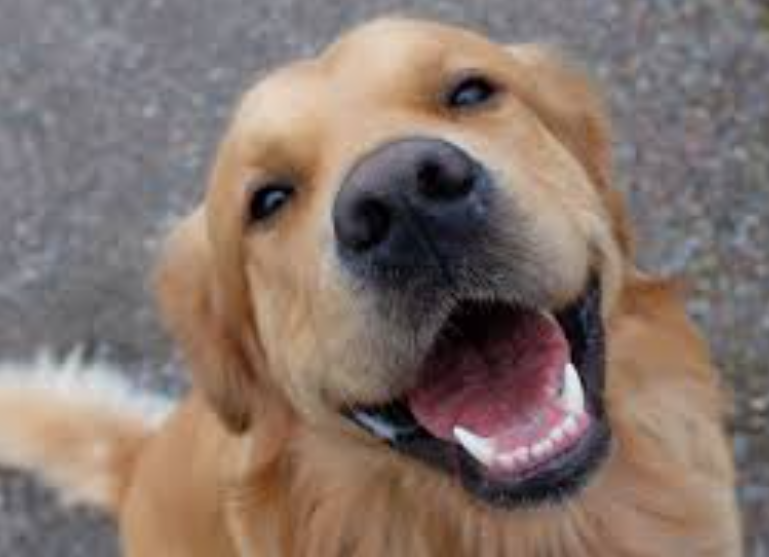
#> input picture activation_maps/keras/2D/images/dog.png, 769 x 557 px, found by its file name
$ jupyter execute --allow-errors lab_1.ipynb   (shell and % lines are left out)
#> lines starting #> are read from the running program, lines starting #| are printed output that depends on the picture
[cell 1]
from google.colab import drive
drive.mount("/content/gdrive")
import cv2 as cv
import numpy as np
import matplotlib.pyplot as plt
import urllib.request
from webcolors import rgb_to_name

[cell 2]
import urllib.request
url = 'https://github.com/klaverhenrik/Deep-Learing-for-Visual-Recognition-2022/tree/main/data/cat.jpg' # Definint url to img
urllib.request.urlretrieve(url, '/content/gdrive/My Drive/cat.jpg') # retrieving and saving images to defined path

[cell 3]
# Read image using OpenCV
#img = <your code goes here>

# Display image using Matplotlib
img_path = '/content/gdrive/My Drive/dog.png'
#print('img_path', img_path)
read_img = cv.imread(img_path)
#> read_img is the input picture: shape (557, 769, 3); mean B, G, R 108.7, 116.5, 133.1
#print(read_img)
plt.imshow(read_img)
plt.show()

[cell 4]
#What is the size of the image?
# A: to determine this we have to acquire the shape and size of the image this can be done in a variaty of ways two are presented below
size = read_img.shape[:2]
#> size = (557, 769)
print("image size is ", size)
#| image size is  (557, 769)

#How many color channels does it have?
shape = read_img.shape
#> shape = (557, 769, 3)
# width, height, channels = read_img.shape
print("image shape is ", shape)
#| image shape is  (557, 769, 3)
# A: based on the output of the shape function where the last number fromt he left determines the number of channels  we can see that the number of channels are 3 and thereby it is a RGB image

#Why do the colors look so weird?
 # A: OpenCV uses BGR as its default colour order for images, matplotlib uses RGB. When you display an image loaded with OpenCv in matplotlib the channels will be back to front. The easiest way of fixing this is to use OpenCV to explicitly convert it back to RGB, much like you do when creating the greyscale image.

RGB_img = cv.cvtColor(read_img, cv.COLOR_BGR2RGB)
#print(read_img)
plt.imshow(RGB_img)
plt.show()

[cell 5]
r, g, b = cv.split(RGB_img) # Three channels in image are split in to red, green and blue color pallet
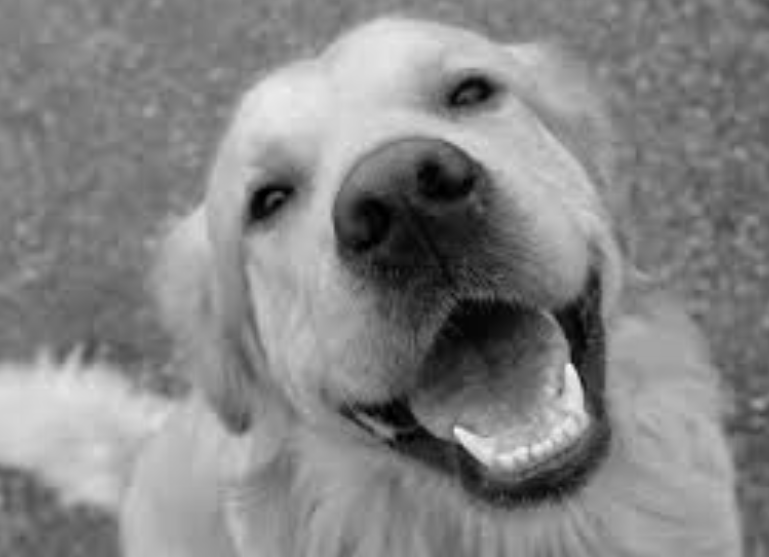
#> r: shape (557, 769); min 0, max 255, mean 133.1
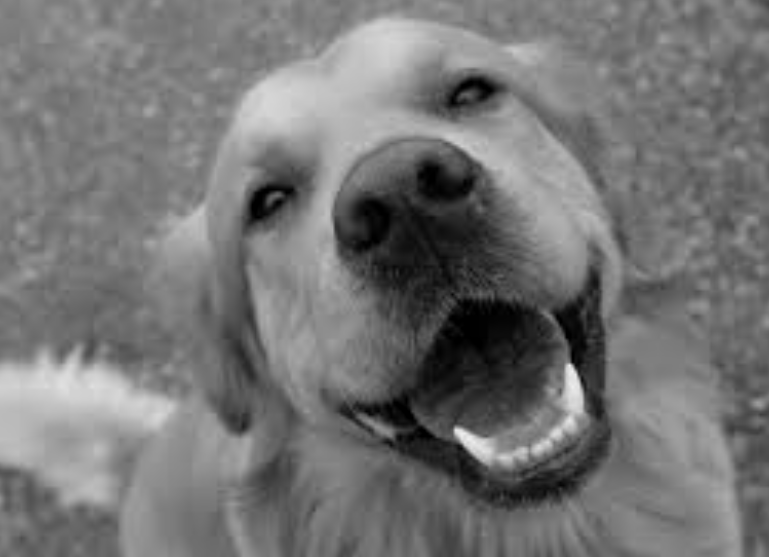
#> g: shape (557, 769); min 0, max 240, mean 116.5
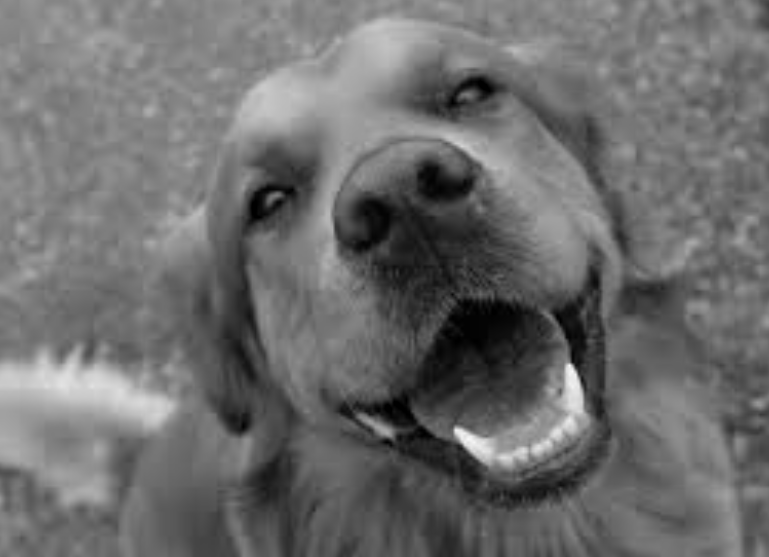
#> b: shape (557, 769); min 0, max 250, mean 108.7
merged = cv.merge((r, g, b))

plt.imshow(r)
plt.show()
plt.imshow(g)
plt.show()
plt.imshow(b)
plt.show()

# What just happened?
# Three channels in image are split in to red, green and blue colors which are the three base colors which all other color consist of and then merged once again.- By splitting the color we remove some information which the colors providing. fx the red is removed which only leaves the other to represent te image which the gets a different expression

[cell 6]
# What is the color [b,g,r] of the pixel at location [100,100]?
#<your code goes here>

color = RGB_img[100][100]
#> color = [128, 127, 134]

print('color of pixel at location (100, 100)', color) # gives rgb out so we convert this
#| color of pixel at location (100, 100) [128 127 134]

#named_color = rgb_to_name((128, 127, 134))
#print(named_color)
# Set the color the pixel at location [100,100] to the value color = RGB_img[100][100]

RGB_img[100][100] = np.array([255, 255, 255])
#> RGB_img: shape (557, 769, 3); mean R, G, B 133.1, 116.5, 108.7
color = RGB_img[100][100]
#> color = [255, 255, 255]
plt.imshow(RGB_img)
plt.show()

print('color of pixel at location (100, 100) after changing pixel', color) # gives rgb out so we convert this
#| color of pixel at location (100, 100) after changing pixel [255 255 255]
# Make the color of all pixels in the region [380:480, 710:810] white'


print('color of pixel at location (100, 100) after changing pixel', color) # gives rgb out so we convert this
#| color of pixel at location (100, 100) after changing pixel [255 255 255]
# Make the color of all pixels in the region [380:480, 710:810] white'
RGB_img[380:480,610:710] = np.array([255, 255, 255])
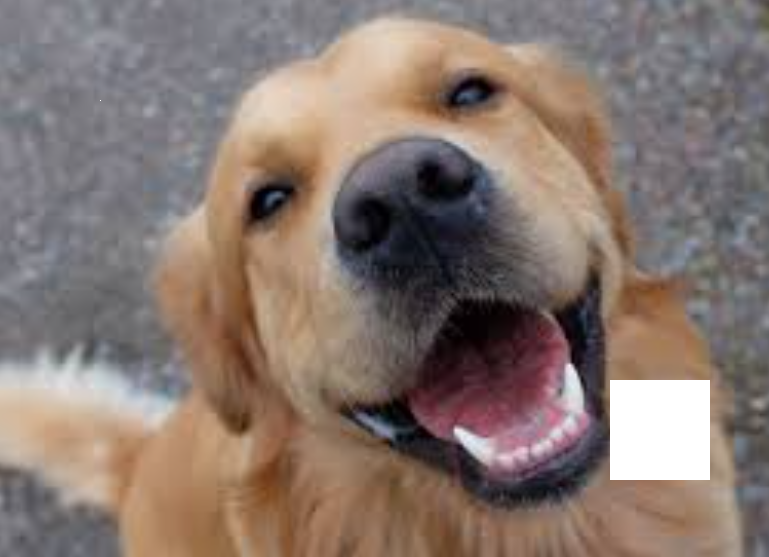
#> RGB_img: shape (557, 769, 3); mean R, G, B 135.3, 119.3, 112
'''
for i in range(380, 480):
  for j in range(610,710):
    ''
'''


# Display


plt.imshow(RGB_img)
plt.show()


#Where is the origin of the image coordinate system?
#  A: the origin of th image coordinate system is in the upper left corner at (0,0)
#What is the direction of the first coordinate/axis?
# A: the direction of the first coordinate axix is downwards along the y-axis
#What is the direction of the second coordinate/axis?
# A: The second direction is accross the x axiss horizontally
#Oh, and what does the function cv2.cvtColor do?
 # A: method is used to convert an image from one color space to another

[cell 7]
 # Task 2
img = cv.imread(img_path)


# Convert to grayscale
img = cv.cvtColor(img, cv.COLOR_BGR2GRAY)

print(img.shape)
#| (557, 769)
# Resize img to size 100 by 100
resized_img = cv.resize(img, (100,100))
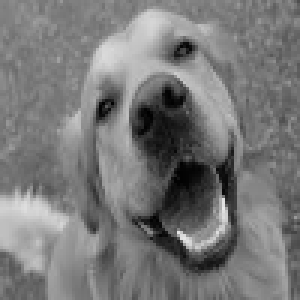
#> resized_img: shape (100, 100) (shown 3 times larger); min 0, max 233, mean 120.5
#img = <your code goes here>
rows,cols= img.shape
#> rows = 557; cols = 769
# Now, rotate the resized image 35 degrees counter clockwise

M = cv.getRotationMatrix2D((cols/2,rows/2),-35,1)

rotate_35 = cv.warpAffine(img,M,(cols,rows))
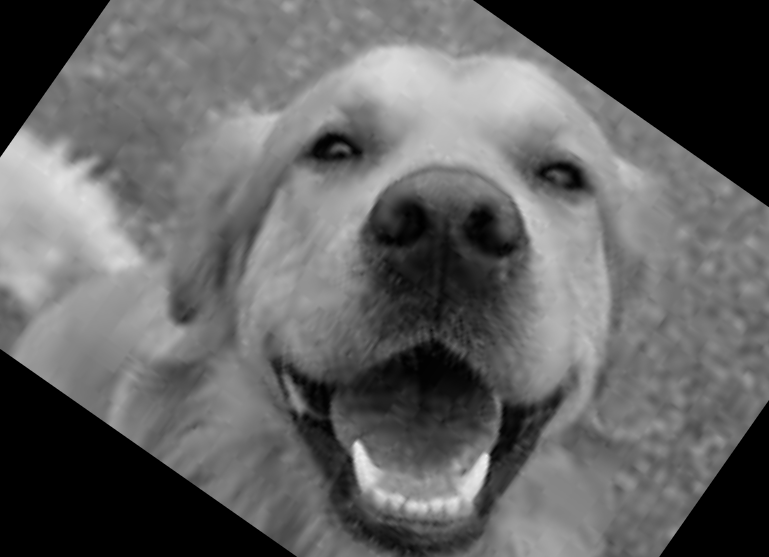
#> rotate_35: shape (557, 769); min 0, max 240, mean 97.7

plt.imshow(rotate_35, cmap='gray')
plt.show()
#rotated_img = cv.rotate(resized_img, )

#How would you use cv2.resize to scale the image to half the original size?
#What do you think the matrix M does? Hint: See here
#What happens if you delete cmap='gray' in plt.imshow?

[cell 8]
import urllib.request

url = "https://github.com/klaverhenrik/Deep-Learing-for-Visual-Recognition-2022/raw/main/data/sudoku.jpg"
urllib.request.urlretrieve(url,'/content/gdrive/My Drive/sudoku.jpg')
#> (this line was passed over: the network is not available in this run)

# Check that the file is in your Drive

#> (a cell that did not finish here is left out)

[cell 10]
width,height = img.shape
#> width = 557; height = 769
pts1 = np.float32([[56,65],[368,52],[28,387],[389,390]])
pts2 = np.float32([[0,0],[300,0],[0,300],[300,300]])

#> (the rest of this cell did not finish here and is left out)

$ run again, with activation_maps/keras/2D/images/kit-fox.png copied over activation_maps/keras/2D/images/dog.png
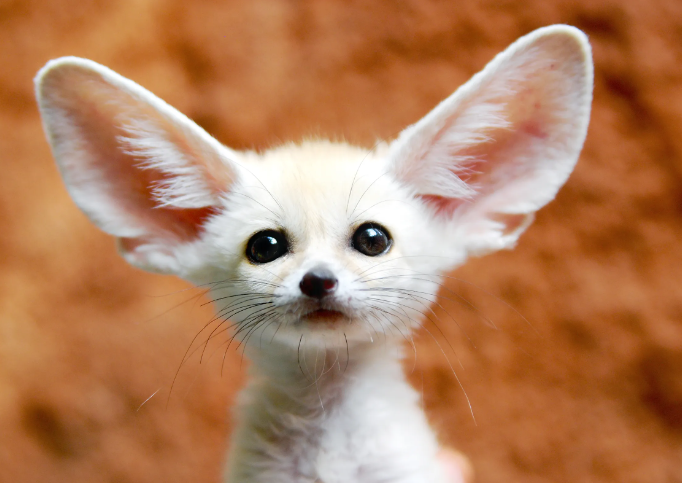
#> input picture activation_maps/keras/2D/images/kit-fox.png, 682 x 483 px, found by its file name
#> read_img is the input picture: shape (483, 682, 3); mean B, G, R 92.6, 127.8, 179
#| image size is  (483, 682)
#| image shape is  (483, 682, 3)
#> `r, g, b = cv.split(RGB_img)`:
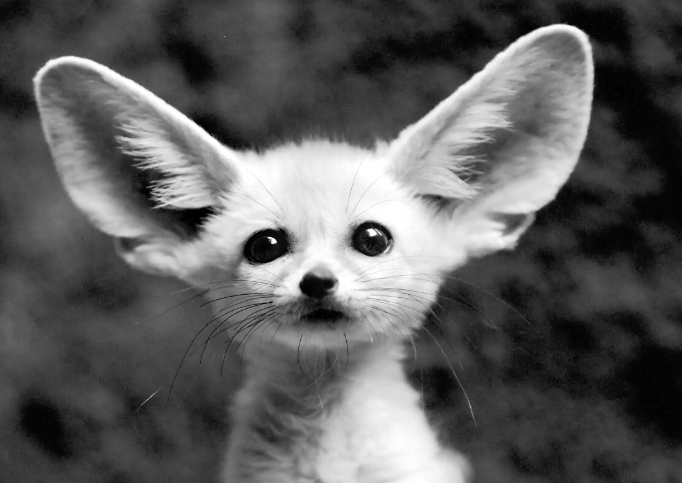
#> b: shape (483, 682); min 0, max 255, mean 92.6
#> `color = RGB_img[100][100]`: color = [193, 147, 106]
#| color of pixel at location (100, 100) [193 147 106]
#> `color = RGB_img[100][100]`: color = [255, 255, 255]
#| color of pixel at location (100, 100) after changing pixel [255 255 255]
#| color of pixel at location (100, 100) after changing pixel [255 255 255]
#| (483, 682)
#> `rotate_35 = cv.warpAffine(img,M,(cols,rows))`:
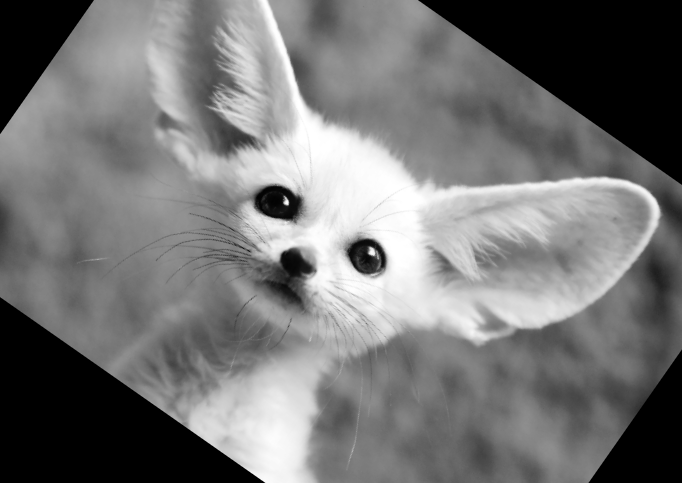
#> rotate_35: shape (483, 682); min 0, max 255, mean 116.8

$ run again, with activation_maps/keras/2D/images/lion.png copied over activation_maps/keras/2D/images/dog.png
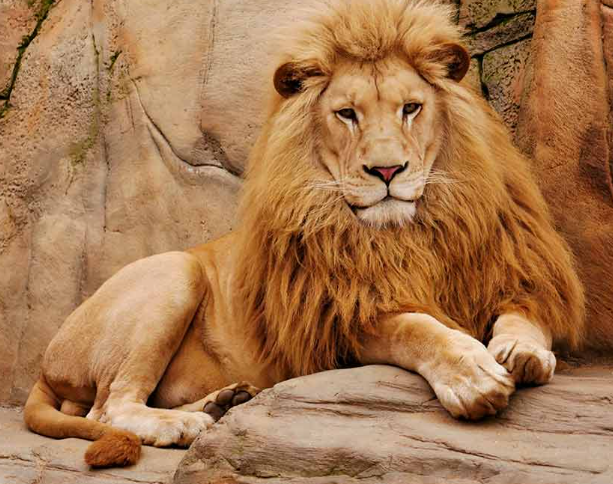
#> input picture activation_maps/keras/2D/images/lion.png, 613 x 484 px, found by its file name
#> read_img is the input picture: shape (484, 613, 3); mean B, G, R 79.7, 119.8, 166.4
#| image size is  (484, 613)
#| image shape is  (484, 613, 3)
#> `r, g, b = cv.split(RGB_img)`:
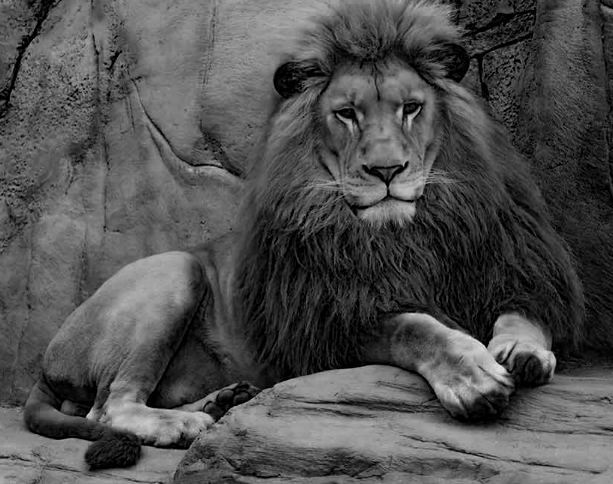
#> b: shape (484, 613); min 0, max 230, mean 79.7
#> `color = RGB_img[100][100]`: color = [136, 103, 61]
#| color of pixel at location (100, 100) [136 103  61]
#> `color = RGB_img[100][100]`: color = [255, 255, 255]
#| color of pixel at location (100, 100) after changing pixel [255 255 255]
#| color of pixel at location (100, 100) after changing pixel [255 255 255]
#| (484, 613)
#> `rotate_35 = cv.warpAffine(img,M,(cols,rows))`:
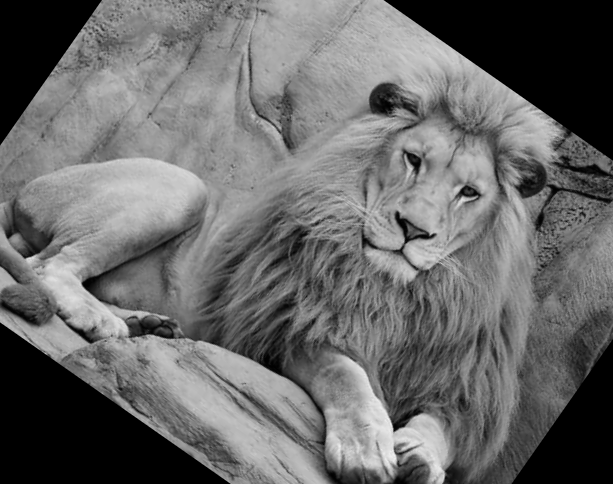
#> rotate_35: shape (484, 613); min 0, max 240, mean 105.3

$ run again, with activation_maps/keras/2D/images/sheep.png copied over activation_maps/keras/2D/images/dog.png
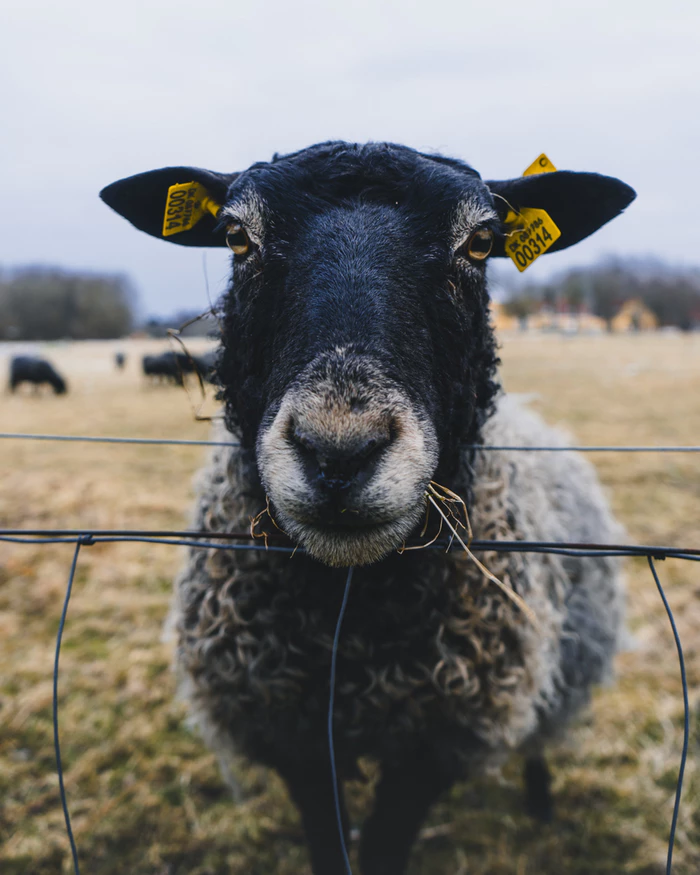
#> input picture activation_maps/keras/2D/images/sheep.png, 700 x 875 px, found by its file name
#> read_img is the input picture: shape (875, 700, 3); mean B, G, R 120.8, 124.7, 126.8
#| image size is  (875, 700)
#| image shape is  (875, 700, 3)
#> `r, g, b = cv.split(RGB_img)`:
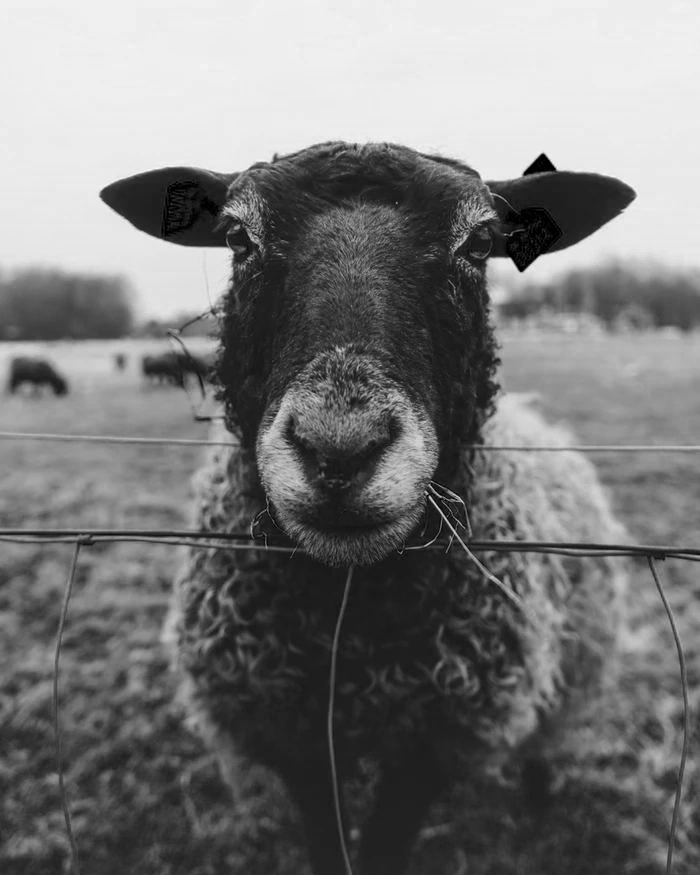
#> b: shape (875, 700); min 0, max 249, mean 120.8
#> `color = RGB_img[100][100]`: color = [226, 229, 237]
#| color of pixel at location (100, 100) [226 229 237]
#> `color = RGB_img[100][100]`: color = [255, 255, 255]
#| color of pixel at location (100, 100) after changing pixel [255 255 255]
#| color of pixel at location (100, 100) after changing pixel [255 255 255]
#| (875, 700)
#> `rotate_35 = cv.warpAffine(img,M,(cols,rows))`:
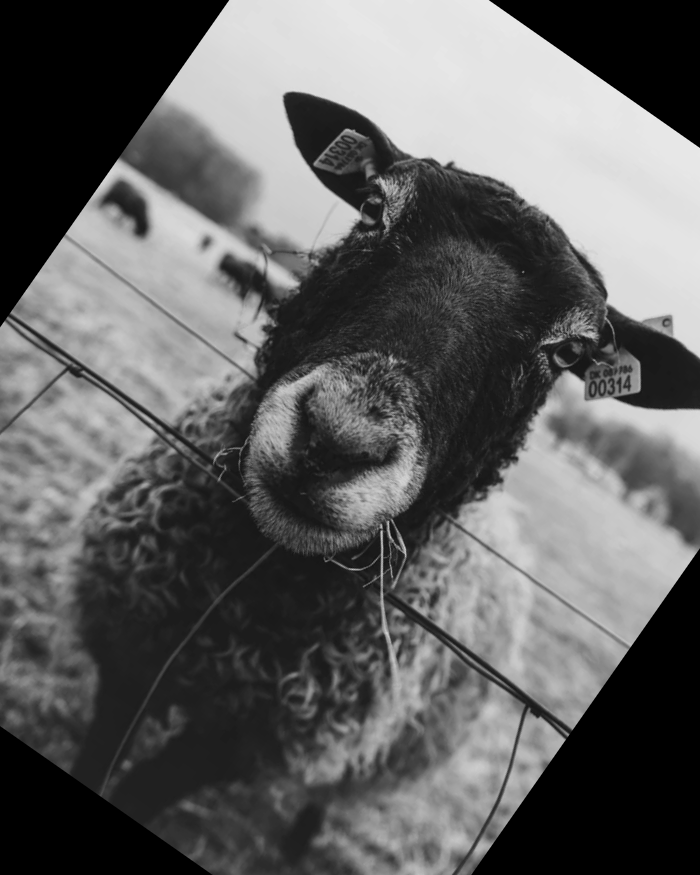
#> rotate_35: shape (875, 700); min 0, max 232, mean 97
